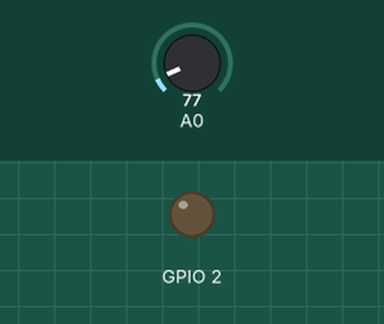
This sketch was run on a simulated ESP8266 (NodeMCU). Shown: output pins drawn as LEDs (lit = HIGH). The inputs (shaded band) are chosen by the test bench; at power-on: A0 = 77. WiFi joins after 1.5 s; servers stay silent unless stated; uploads are accepted with an empty reply; what the sketch prints to the serial monitor is not drawn.

Above: at 2.14 s.
At 17.2 s:
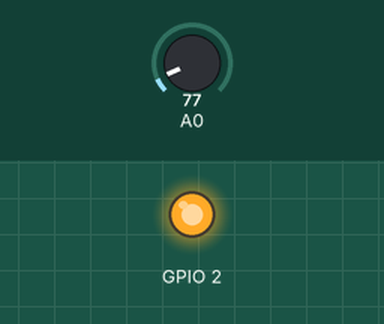
Timing chart, 0 to 41.4 s (numbered marks = the images above):
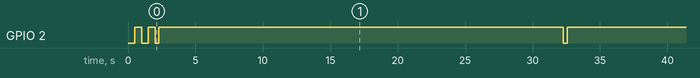

Measured:
- by itself, GPIO 2: goes LOW 0.50 s, HIGH 0.50 s, 4 × (LOW 0.29 s, HIGH 30.0 s), LOW 0.29 s, then HIGH

The sketch:

Blink_wifi.ino.ino
```cpp
/*
lm35로 온도값 센싱
http를 이용하여 데이터 전송
@since
  20191024  init
*/


#include <ESP8266WiFi.h>
#include <ESP8266WiFiMulti.h>
#include <ESP8266HTTPClient.h>
#include <WiFiClient.h>


#define Debug(s) Serial.print((s))
#define DebugLn(s) Serial.println((s))

//
const char* ssid = "AndroidHotspot1492";
const char* password = "";


//
WiFiClient client;
HTTPClient http;


/**
 * setup
 */
void setup() {
  myinit();

}


// the loop function runs over and over again forever
void loop() {
  DebugLn("");


  onLed();
  double tp = readTemp(); //온도값 읽기
  double hd = readHd(); //습도값 읽기
  double etc = readEtc(); //기타값 읽기
  offLed();

  //http로 전송
  onLed();
  sendData(tp, hd, etc);
  offLed();

  //delay 30sec
  delay(1000*30);
}


/**
 * 이것저것 초기화
 */
void myinit(){
  DebugLn("init");

  //
  Serial.begin(9600);

  //
  pinMode(LED_BUILTIN, OUTPUT);     // Initialize the LED_BUILTIN pin as an output

  //wifi 연결
  tryConnectToApIfNotConnected();
}


void scanWiFis(){
  DebugLn("scan wifi list");


  int networkCount = WiFi.scanNetworks();
  if(0 == networkCount){
    DebugLn("empty networks");
    return;
  }

  //
  for(int i=0; i<networkCount; i++){
    Debug(i);
    Debug("\t");
    DebugLn(WiFi.SSID(i));
  }
}

/**
 * 습도 값 읽기
 * @return {double} 습도값
 */
double readHd(){
  //TODO
  return 0.0;
}


/**
 * 기타 값 읽기
 * @return {double} 기타값
 */
double readEtc(){
  //TODO
  return 0.0;
}

/**
 * 온도 값 읽기
 * @return {double} 온도값
 */
double readTemp(){

  double analogValue = analogRead(A0);

  double analogVolts = (analogValue * 3.03) / 1024;
  //온도
  double tp = (analogVolts) * 100;

  Debug("tp:");
  Debug(tp);
  DebugLn("C");

  return tp;
}

/**
 * wifi 상태 표시
 */
void showWiFiStatus(){
    Debug("wifi status:");

    //
    switch(WiFi.status()){
      case WL_CONNECTED:
        Debug("connected ");
        Debug(WiFi.SSID());
        Debug(" ");
        Debug(WiFi.localIP());
        break;

      case WL_NO_SHIELD:
        Debug("no shield");
        break;

      case WL_IDLE_STATUS:
        Debug("idle status");
        break;
      case WL_NO_SSID_AVAIL:
        Debug("ssid avail");
        break;
      case WL_SCAN_COMPLETED:
        Debug("scan completed");
        break;
      case WL_CONNECT_FAILED:
        Debug("connect failed");
        break;
      case WL_CONNECTION_LOST:
        Debug("connection lost");
        break;
      case WL_DISCONNECTED:
        Debug("disconnected");
        break;
    }//switch

    //
    DebugLn("");
}

/**
 * ap 접속 시도
 * 접속 성공할때까지 계속 접속 시도
 * led는 0.5초 간격으로 깜빡거림
 */
boolean tryConnectToApIfNotConnected(){
  boolean b = true;

  //
  showWiFiStatus();

  if(WL_CONNECTED == WiFi.status()){
    return true;
  }

  //
  WiFi.begin(ssid, password);
  WiFi.setAutoConnect(true);
  WiFi.setAutoReconnect(true);
  //WiFi.waitForConnectResult();

  //
  while(WL_CONNECTED != WiFi.status()){
    onLed();
    delay(500);
    offLed();
    delay(500);
    Debug(".");
  }

  //
  if(b){
    return b;
  }

  //
  DebugLn("WiFi connection false");
  return false;
}

/**
 *
 */
void onLed(){
  digitalWrite(LED_BUILTIN, LOW);
  //DebugLn("on");
}

/**
 *
 */
void offLed(){
  digitalWrite(LED_BUILTIN, HIGH);
  //DebugLn("off");
}

/**
 * http로 데이터 전송
 *  url의 parameterkey(key, temp, temp2, test)는 변경 불가
 *  key : apiKey를 보내기 위한 키
 *  temp, temp2, test : RIP에서 채널 등록시 사용한 항목 명
 * @param tp 온도
 * @param hd 습도
 * @param etc 기타
 */
void sendData(double tp, double hd, double etc){

  //
  boolean b = tryConnectToApIfNotConnected();

  //
  if(!b){
    return;
  }

  //변경 불가
  String apiKey = "w7bbe8a9ccf064133ba04a4fc43fba0ec";

  //변경 불가
  String url = "http://1.209.199.212:21882/colct/api/registData.do";
  url += "?key=" + apiKey;
  url += "&temp=" + String(tp); //건구온도
  url += "&temp2=" + String(hd);  //습도
  url += "&test=" + String(etc);  //기타

  http.begin(client, url);
  http.addHeader("Content-Type", "application/x-www-form-urlencoded");

  //get방식으로 호출
  int httpCode = http.GET();
  DebugLn(url);

  //
  Debug("http response code:");
  DebugLn(httpCode);
  if(0 > httpCode){
    DebugLn(http.errorToString(httpCode).c_str());
  }

  //연결 닫기
  http.end();
}
```
